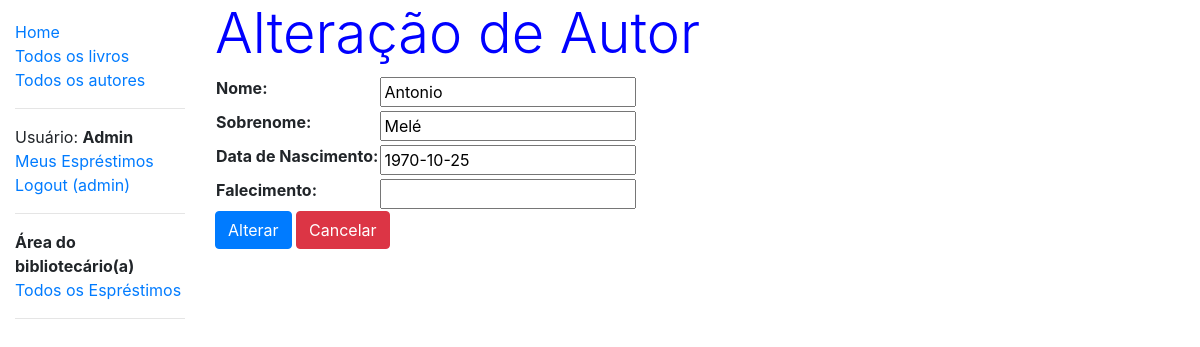
Screenshot of /catalog/author/1/update/ (signed in) with the database file from the repository.
### catalog/models/author.py (models this page shows, shortened)
class Author(models.Model):
    first_name = models.CharField(
        "Nome",
        max_length=100,
    )
    last_name = models.CharField(
        "Sobrenome",
        max_length=100,
    )
    date_of_birth = models.DateField(
        "Data de Nascimento",
        null=True,
        blank=True,
    )
    date_of_death = models.DateField(
        'Falecimento',
        null=True,
        blank=True,
    )
    class Meta:
        ordering = ['last_name', 'first_name']
        verbose_name = "Autor"
        verbose_name_plural = "Autores"

### catalog/views/AuthorCrudView.py (the view)
# urls.py: path('author/<int:pk>/update/', AuthorUpdate.as_view(),
class AuthorUpdate(PermissionRequiredMixin, UpdateView):
    model = Author
    fields = [
        'first_name',
        'last_name',
        'date_of_birth',
        'date_of_death',
    ]
    permission_required = (
        'catalog.can_mark_returned',  # desafio et.9
    )

### catalog/templates/catalog/author_form.html (shortened to what this page needs)
{% extends 'base_generic.html' %}
{% block content %}
    {% if author.id %}
        <h1 class="display-4" style="color: blue;">Alteração de Autor</h1>
    {% else %}
        <h1 class="display-4" style="color: green;">Inclusão de Autor</h1>
    {% endif %}
    <form action="" method="post">
        <table>
            {{ form.as_table }}
        </table>
                {% if author.id %}
                    <input class="btn btn-xs btn-primary" type="submit" value="Alterar">
                {% else %}
                    <input class="btn btn-xs btn-primary" type="submit" value="Incluir">
                {% endif %}
            <a class="btn btn-xs btn-danger" href=" {% url 'author' %} ">Cancelar</a>
    </form>
{% endblock content %}

### catalog/templates/includes/nav.html
{% block sidebar %}
    <ul class="sidebar-nav">
        <li><a href="{% url 'index' %}">Home</a></li>
        <li><a href="{% url 'books' %}">Todos os livros</a></li>
        <li><a href="{% url 'author' %}">Todos os autores</a></li>
        {% if user.is_authenticated %}
            <hr>
            <li>Usuário: <strong>{{ user.get_username.title }}</strong></li>
            <li><a href="{% url 'my-borrowed' %}">Meus Espréstimos</a></li>
            <li><a href="{% url 'logout' %}?next={{ request.path }}">Logout ({{ user.username }}) </a></li>
            <hr>
        {% else %}
            <hr>
            <li><a href="{% url 'login' %}?next={{ request.path }}">Login</a></li>
            <hr>
        {% endif %}
        {% if perms.catalog.can_mark_returned %}
            <li><strong>Área do bibliotecário(a)</strong></li>
            <li><a href="{% url 'all-borrowed' %}">Todos os Espréstimos</a></li>
            <hr>
        {% endif %}
    </ul>
{% endblock %}

### catalog/static/css/styles.css (style rules this page uses)
.sidebar-nav { margin-top: 20px; padding: 0; list-style: none; }

### rows the page displays
Author: first_name "Antonio", last_name "Melé", date_of_birth "1970-10-25"

### other values shown
{{ user.get_username.title }} "Admin"
{{ user.username }} "admin"
